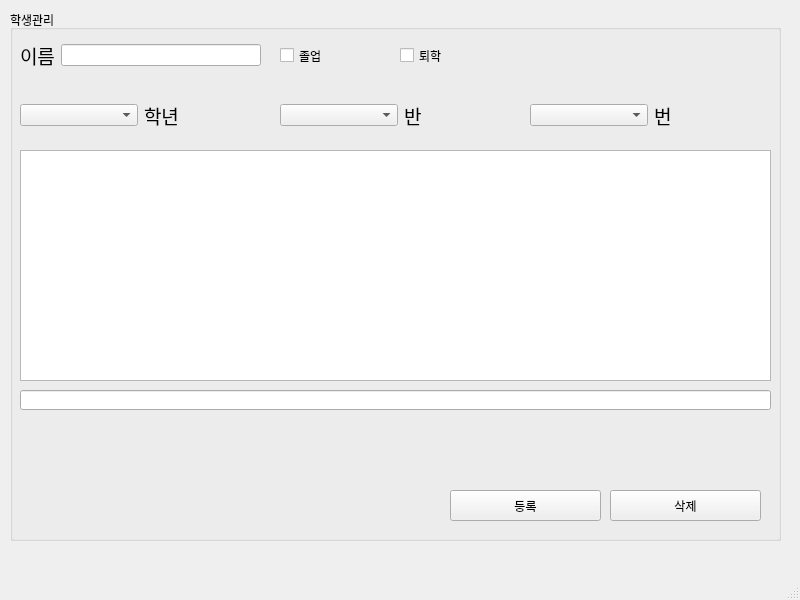
<?xml version="1.0" encoding="UTF-8"?>
<ui version="4.0">
 <class>MainWindow</class>
 <widget class="QMainWindow" name="MainWindow">
  <property name="geometry">
   <rect>
    <x>0</x>
    <y>0</y>
    <width>800</width>
    <height>600</height>
   </rect>
  </property>
  <property name="windowTitle">
   <string>MainWindow</string>
  </property>
  <widget class="QWidget" name="centralwidget">
   <widget class="QWidget" name="verticalLayoutWidget">
    <property name="geometry">
     <rect>
      <x>10</x>
      <y>10</y>
      <width>771</width>
      <height>531</height>
     </rect>
    </property>
    <layout class="QVBoxLayout" name="verticalLayout">
     <item>
      <widget class="QGroupBox" name="groupBox">
       <property name="title">
        <string>학생관리</string>
       </property>
       <widget class="QWidget" name="horizontalLayoutWidget">
        <property name="geometry">
         <rect>
          <x>10</x>
          <y>20</y>
          <width>241</width>
          <height>51</height>
         </rect>
        </property>
        <layout class="QHBoxLayout" name="horizontalLayout">
         <item>
          <widget class="QLabel" name="label">
           <property name="font">
            <font>
             <family>Agency FB</family>
             <pointsize>14</pointsize>
            </font>
           </property>
           <property name="text">
            <string>이름</string>
           </property>
          </widget>
         </item>
         <item>
          <widget class="QLineEdit" name="lineEdit"/>
         </item>
        </layout>
       </widget>
       <widget class="QWidget" name="horizontalLayoutWidget_2">
        <property name="geometry">
         <rect>
          <x>10</x>
          <y>80</y>
          <width>241</width>
          <height>51</height>
         </rect>
        </property>
        <layout class="QHBoxLayout" name="horizontalLayout_2">
         <item>
          <widget class="QComboBox" name="comboBox"/>
         </item>
         <item>
          <widget class="QLabel" name="label_2">
           <property name="font">
            <font>
             <family>Agency FB</family>
             <pointsize>14</pointsize>
            </font>
           </property>
           <property name="text">
            <string>학년 </string>
           </property>
          </widget>
         </item>
        </layout>
       </widget>
       <widget class="QWidget" name="horizontalLayoutWidget_3">
        <property name="geometry">
         <rect>
          <x>270</x>
          <y>80</y>
          <width>241</width>
          <height>51</height>
         </rect>
        </property>
        <layout class="QHBoxLayout" name="horizontalLayout_3">
         <item>
          <widget class="QComboBox" name="comboBox_2"/>
         </item>
         <item>
          <widget class="QLabel" name="label_3">
           <property name="font">
            <font>
             <family>Agency FB</family>
             <pointsize>14</pointsize>
            </font>
           </property>
           <property name="text">
            <string>반</string>
           </property>
          </widget>
         </item>
        </layout>
       </widget>
       <widget class="QWidget" name="horizontalLayoutWidget_4">
        <property name="geometry">
         <rect>
          <x>520</x>
          <y>80</y>
          <width>241</width>
          <height>51</height>
         </rect>
        </property>
        <layout class="QHBoxLayout" name="horizontalLayout_4">
         <item>
          <widget class="QComboBox" name="comboBox_3"/>
         </item>
         <item>
          <widget class="QLabel" name="label_4">
           <property name="font">
            <font>
             <family>Agency FB</family>
             <pointsize>14</pointsize>
            </font>
           </property>
           <property name="text">
            <string>번</string>
           </property>
          </widget>
         </item>
        </layout>
       </widget>
       <widget class="QPushButton" name="pushButton">
        <property name="geometry">
         <rect>
          <x>600</x>
          <y>480</y>
          <width>151</width>
          <height>31</height>
         </rect>
        </property>
        <property name="text">
         <string>삭제</string>
        </property>
       </widget>
       <widget class="QCheckBox" name="checkBox">
        <property name="geometry">
         <rect>
          <x>270</x>
          <y>30</y>
          <width>101</width>
          <height>31</height>
         </rect>
        </property>
        <property name="text">
         <string>졸업</string>
        </property>
       </widget>
       <widget class="QCheckBox" name="checkBox_2">
        <property name="geometry">
         <rect>
          <x>390</x>
          <y>30</y>
          <width>101</width>
          <height>31</height>
         </rect>
        </property>
        <property name="text">
         <string>퇴학</string>
        </property>
       </widget>
       <widget class="QPushButton" name="pushButton_3">
        <property name="geometry">
         <rect>
          <x>440</x>
          <y>480</y>
          <width>151</width>
          <height>31</height>
         </rect>
        </property>
        <property name="text">
         <string>등록</string>
        </property>
       </widget>
       <widget class="QListWidget" name="listWidget">
        <property name="geometry">
         <rect>
          <x>10</x>
          <y>140</y>
          <width>751</width>
          <height>231</height>
         </rect>
        </property>
       </widget>
       <widget class="QLineEdit" name="lineEdit_2">
        <property name="geometry">
         <rect>
          <x>10</x>
          <y>380</y>
          <width>751</width>
          <height>20</height>
         </rect>
        </property>
       </widget>
      </widget>
     </item>
    </layout>
   </widget>
  </widget>
  <widget class="QMenuBar" name="menubar">
   <property name="geometry">
    <rect>
     <x>0</x>
     <y>0</y>
     <width>800</width>
     <height>21</height>
    </rect>
   </property>
  </widget>
  <widget class="QStatusBar" name="statusbar"/>
 </widget>
 <resources/>
 <connections/>
</ui>
